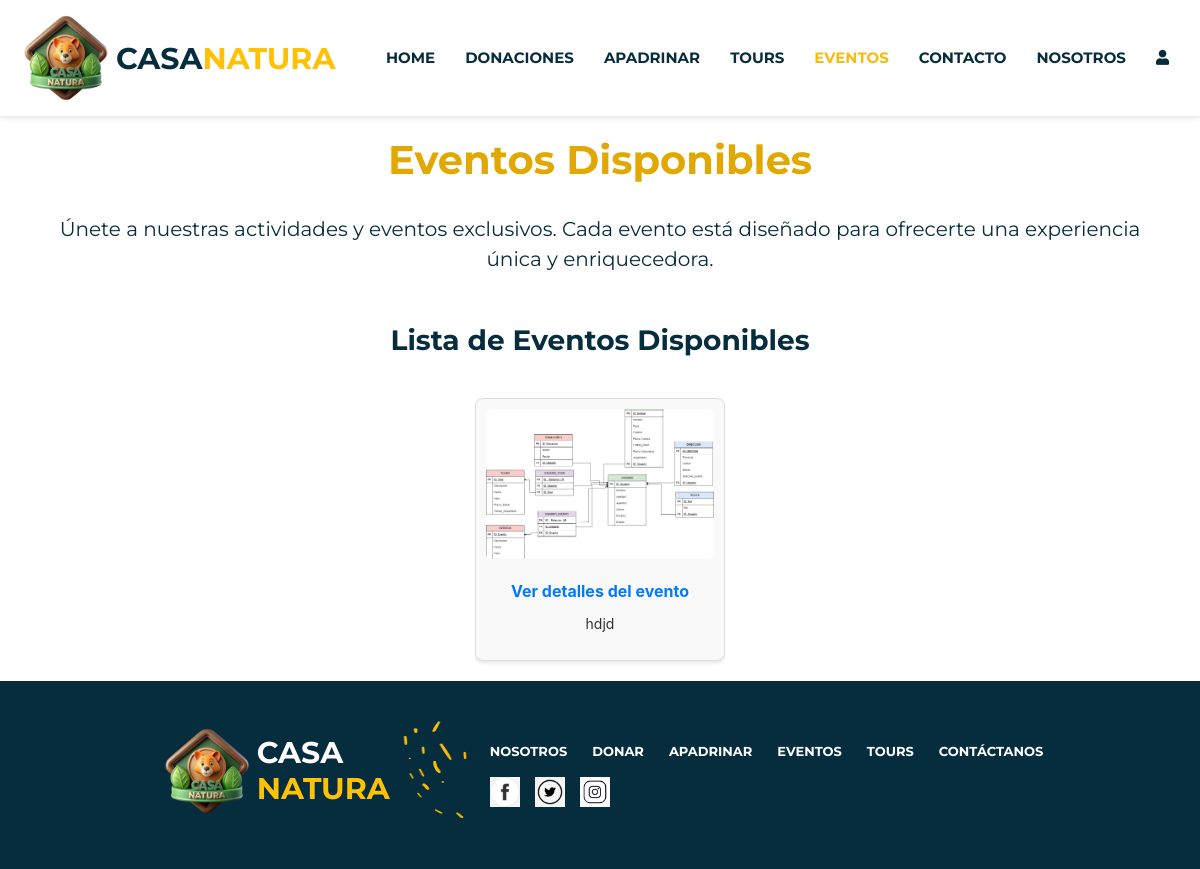
/eventosDisponibles.php, run on the app's committed database.
### tables this page shows
CREATE TABLE `eventos` (
  `ID_Evento` int(10) NOT NULL,
  `Nombre` varchar(255) NOT NULL,
  `Descripcion` text NOT NULL,
  `Fecha` date NOT NULL,
  `Hora` time(6) NOT NULL,
  `Lugar` varchar(50) NOT NULL,
  `Imagen` varchar(255) NOT NULL,
  `Cupos` int(11) DEFAULT NULL,
  `CuposVendidos` int(11) NOT NULL,
  `Costo` decimal(10,2) NOT NULL
);

### eventosDisponibles.php (the view, shortened to what this page needs)
<?php
include("actions/conexion.php");
?>
<?php
    $sql = "SELECT ID_Evento, Nombre, Descripcion, Imagen FROM eventos";
    $resultado = $conn->query($sql);
?>
<head>
    <link href="https://cdnjs.cloudflare.com/ajax/libs/font-awesome/5.15.4/css/all.min.css" rel="stylesheet">
    <link rel="stylesheet" href="./css/style.css">
    <link rel="stylesheet" href="https://cdn.jsdelivr.net/npm/bootstrap@4.3.1/dist/css/bootstrap.min.css">
</head>
<body>
    <nav>
        <?php
            include("fragmentos.php");
            echo $navbar;
        ?>
    </nav>
    <main>
        <div class="container">
            <h1 class="animales-apadrinar-title">Eventos Disponibles</h1>
            <p class="animales-apadrinar-subtitle">
                Únete a nuestras actividades y eventos exclusivos. Cada evento está diseñado para ofrecerte una experiencia única y enriquecedora.
            </p>
            <h3 class="animales-apadrinar-list-title">Lista de Eventos Disponibles</h3>
            <div class="animal-grid">
                <?php
                if ($resultado->num_rows > 0) {
                    while ($evento = $resultado->fetch_assoc()) {
                        echo '<div class="animal-card">';
                        $imagen = htmlspecialchars($evento['Imagen']);
                        if (!empty($imagen) && file_exists('imagenes/' . $imagen)) {
                            echo '<img src="imagenes/' . $imagen . '" alt="Imagen del evento">';
                        } else {
                            echo '<img src="imagenes/default.jpg" alt="Imagen no disponible">';
                        }
                        echo '<a href="evento.php?id=' . htmlspecialchars($evento['ID_Evento']) . '">Ver detalles del evento</a>';
                        echo '<p>' . htmlspecialchars($evento['Descripcion']) . '</p>';
                        echo '</div>';
                    }
                } else {
                    echo "<p>No hay eventos disponibles en este momento.</p>";
                }
                ?>
            </div>
        </div>
    </main>
    <footer>
        <?php
        include("fragmentos.php");
        echo $footer;
        ?>
    </footer>
</body>
</html>

### css/style.css (style rules this page uses)
body { font-family: 'Montserrat', sans-serif; margin: 0; display: flex; flex-direction: column; padding: 0; box-sizing: border-box; font-weight: bold; min-height: 100vh; }
main { flex: 1; }
.animales-apadrinar-title { margin-top: 20px; margin-bottom: 30px; font-family: 'Montserrat', sans-serif; text-align: center; font-weight: bold; color: #e0a800; }
.animales-apadrinar-subtitle { margin-bottom: 50px; font-family: 'Montserrat', sans-serif; text-align: center; font-size: 20px; color: #062D3E; }
.animales-apadrinar-list-title { text-align: center; color: #062D3E; font-family: 'Montserrat', sans-serif; font-weight: bold; margin-top: 40px; margin-bottom: 20px; }
.animal-grid { display: flex; overflow-x: auto; gap: 15px; padding: 20px 0; justify-content: flex-start; }
.animal-card { background-color: #f9f9f9; border: 1px solid #ddd; padding: 10px; display: flex; flex-direction: column; align-items: center; text-align: center; border-radius: 8px; box-shadow: 0 2px 4px rgba(0, 0, 0, 0.1); width: 250px; flex-shrink: 0; }
.animal-card img { width: 100%; height: auto; max-height: 150px; object-fit: cover; border-radius: 5px; margin-bottom: 10px; }
.animal-card a { display: inline-block; margin-top: 10px; color: #007bff; text-decoration: none; font-weight: bold; }
.animal-card p { margin-top: 10px; font-size: 14px; color: #333; }
.container { justify-items: center; }
body { font-family: Arial, sans-serif; margin: 0; padding: 0; }

### data on the page
eventos: Imagen (picture), Descripcion "hdjd"
